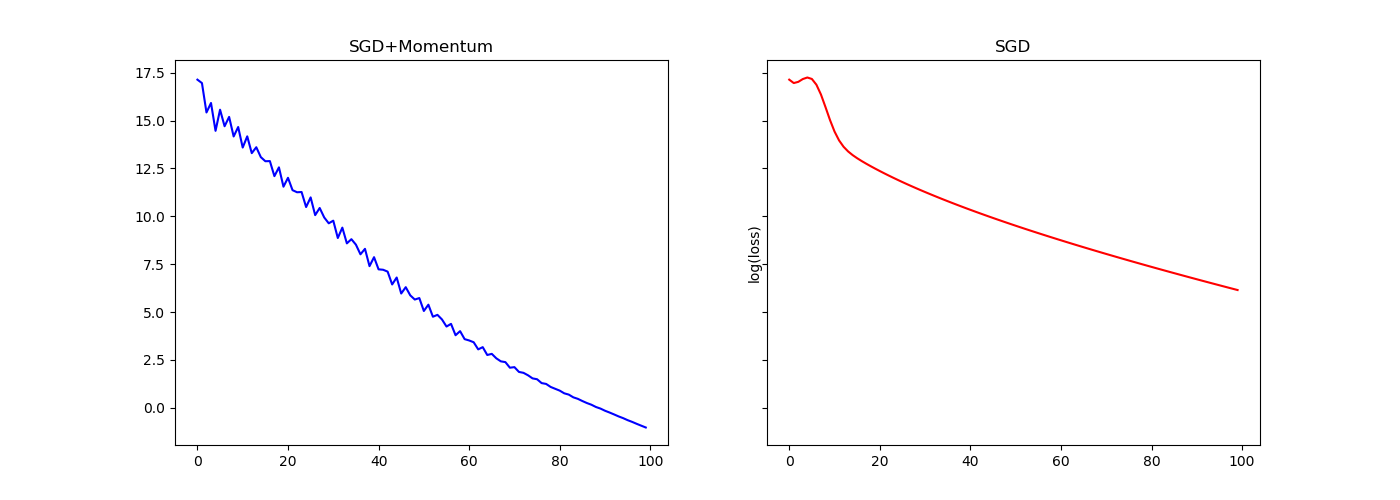

The script that drew this image:
import torch
import numpy as np
import matplotlib.pyplot as plt

device = torch.device('cpu')
N, D_in, H, D_out = 64, 1000, 100, 10

x = torch.randn(N, D_in, device=device)
y = torch.randn(N, D_out, device=device)
start_w1 = np.random.randn(D_in, H)
start_w2 = np.random.randn(H, D_out)

start_w1 = np.random.randn(D_in, H)
start_w2 = np.random.randn(H, D_out)
start_v1 = np.zeros_like(start_w1)
start_v2 = np.zeros_like(start_w2)

def SGD_Momentum(lr, moment):
    losses = []
    w1 = torch.tensor(start_w1, dtype=torch.float32, device=device, requires_grad=True)
    v1 = torch.tensor(start_v1, dtype=torch.float32, device=device)
    w2 = torch.tensor(start_w2, dtype=torch.float32, device=device, requires_grad=True)
    v2 = torch.tensor(start_v2, dtype=torch.float32, device=device)
    for t in range(100):
        y_pred = x.mm(w1).clamp(min=0).mm(w2)
        loss = (y_pred - y).pow(2).sum()
        loss.backward()

        with torch.no_grad():
            v1 = moment * v1 + lr * w1.grad
            v2 = moment * v2 + lr * w2.grad
            w1 -= v1
            w2 -= v2

            w1.grad.zero_()
            w2.grad.zero_()
        
        losses.append(loss.item())
    return losses

def SGD(lr):
    losses = []
    w1 = torch.tensor(start_w1, dtype=torch.float32, device=device, requires_grad=True)
    w2 = torch.tensor(start_w2, dtype=torch.float32, device=device, requires_grad=True)
    for t in range(100):
        y_pred = x.mm(w1).clamp(min=0).mm(w2)
        loss = (y_pred - y).pow(2).sum()
        loss.backward()

        with torch.no_grad():
            w1 -= lr * w1.grad
            w2 -= lr * w2.grad

            w1.grad.zero_()
            w2.grad.zero_()

        losses.append(loss.item())
    return losses

# After many trials I found those Hyperparameters to be better for SGD+Momentum
momentum_losses = SGD_Momentum(1e-6, 0.8)
# From hyperparameter_optim.py I found lr of 1e-6 to perform well
sgd_losses = SGD(1e-6)

size = len(momentum_losses)
print(size)
for i in range(size):
    print("Iteration: %i, SGD+Momentum Loss=%.6f, SGD Loss=%.6f" \
                % (i+1, momentum_losses[i], sgd_losses[i]))

f, (ax1, ax2) = plt.subplots(1, 2, sharey=True, sharex=True, figsize=(14,5))
# Plot log(loss) instead due to large loss at the beginning
ax1.plot(np.log(momentum_losses), 'b')
ax1.set_title('SGD+Momentum')
ax2.plot(np.log(sgd_losses), 'r')
ax2.set_title('SGD')
plt.ylabel('log(loss)')
plt.show()
